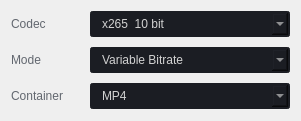
               <widget class="QWidget" name="layoutWidget">
                <property name="geometry">
                 <rect>
                  <x>40</x>
                  <y>10</y>
                  <width>301</width>
                  <height>121</height>
                 </rect>
                </property>
                <layout class="QHBoxLayout" name="horizontalLayout_5">
                 <property name="spacing">
                  <number>6</number>
                 </property>
                 <item>
                  <layout class="QVBoxLayout" name="verticalLayout_10">
                   <property name="spacing">
                    <number>10</number>
                   </property>
                   <item>
                    <widget class="QLabel" name="label_credits_15">
                     <property name="minimumSize">
                      <size>
                       <width>0</width>
                       <height>26</height>
                      </size>
                     </property>
                     <property name="maximumSize">
                      <size>
                       <width>3840</width>
                       <height>26</height>
                      </size>
                     </property>
                     <property name="autoFillBackground">
                      <bool>false</bool>
                     </property>
                     <property name="styleSheet">
                      <string notr="true">color: rgb(98, 103, 111);</string>
                     </property>
                     <property name="frameShadow">
                      <enum>QFrame::Plain</enum>
                     </property>
                     <property name="text">
                      <string>Codec</string>
                     </property>
                    </widget>
                   </item>
                   <item>
                    <widget class="QLabel" name="label_credits_18">
                     <property name="minimumSize">
                      <size>
                       <width>0</width>
                       <height>26</height>
                      </size>
                     </property>
                     <property name="maximumSize">
                      <size>
                       <width>16777215</width>
                       <height>26</height>
                      </size>
                     </property>
                     <property name="styleSheet">
                      <string notr="true">color: rgb(98, 103, 111);</string>
                     </property>
                     <property name="text">
                      <string>Mode</string>
                     </property>
                    </widget>
                   </item>
                   <item>
                    <widget class="QLabel" name="label_credits_17">
                     <property name="minimumSize">
                      <size>
                       <width>0</width>
                       <height>26</height>
                      </size>
                     </property>
                     <property name="maximumSize">
                      <size>
                       <width>3840</width>
                       <height>26</height>
                      </size>
                     </property>
                     <property name="styleSheet">
                      <string notr="true">color: rgb(98, 103, 111);</string>
                     </property>
                     <property name="text">
                      <string>Container</string>
                     </property>
                    </widget>
                   </item>
                   <item>
                    <spacer name="verticalSpacer_3">
                     <property name="orientation">
                      <enum>Qt::Vertical</enum>
                     </property>
                     <property name="sizeHint" stdset="0">
                      <size>
                       <width>20</width>
                       <height>40</height>
                      </size>
                     </property>
                    </spacer>
                   </item>
                  </layout>
                 </item>
                 <item>
                  <layout class="QVBoxLayout" name="verticalLayout_9">
                   <property name="spacing">
                    <number>10</number>
                   </property>
                   <item>
                    <widget class="QComboBox" name="comboBox_codec">
                     <property name="enabled">
                      <bool>true</bool>
                     </property>
                     <property name="minimumSize">
                      <size>
                       <width>200</width>
                       <height>26</height>
                      </size>
                     </property>
                     <property name="maximumSize">
                      <size>
                       <width>200</width>
                       <height>26</height>
                      </size>
                     </property>
                     <property name="focusPolicy">
                      <enum>Qt::WheelFocus</enum>
                     </property>
                     <property name="autoFillBackground">
                      <bool>false</bool>
                     </property>
                     <property name="styleSheet">
                      <string notr="true">QComboBox{
	color: rgb(210, 210, 210);
	background-color: rgb(27, 29, 35);
	border-radius: 3px;
	border: 2px solid rgb(27, 29, 35);
	padding: 3px;
	padding-left: 10px;
}
QComboBox:disabled{
	color: rgb(98, 103, 111);
	background-color: rgb(27, 29, 35);
	border-radius: 3px;
	border: 2px solid rgb(27, 29, 35);
	padding: 3px;
	padding-left: 10px;
}
QComboBox:hover{
	border: 2px solid rgb(64, 71, 88);
}
QComboBox::drop-down {
	subcontrol-origin: padding;
	subcontrol-position: top right;
	width: 25px; 
	border-left-width: 3px;
	border-left-color: rgba(39, 44, 54, 150);
	border-left-style: solid;
	border-top-right-radius: 3px;
	border-bottom-right-radius: 3px;	
	background-image: url(:/16x16/icons/16x16/cil-arrow-bottom.png);
	background-position: center;
	background-repeat: no-reperat;
 }
QComboBox QAbstractItemView {
	color: rgb(85, 170, 255);	
	background-color: rgb(27, 29, 35);
	padding: 10px;
	selection-background-color: rgb(39, 44, 54);
}</string>
                     </property>
                     <property name="maxVisibleItems">
                      <number>15</number>
                     </property>
                     <property name="maxCount">
                      <number>20</number>
                     </property>
                     <property name="iconSize">
                      <size>
                       <width>16</width>
                       <height>16</height>
                      </size>
                     </property>
                     <property name="placeholderText">
                      <string notr="true"/>
                     </property>
                     <property name="frame">
                      <bool>true</bool>
                     </property>
                     <item>
                      <property name="text">
                       <string>x265  10 bit</string>
                      </property>
                     </item>
                     <item>
                      <property name="text">
                       <string>x265  8 bit</string>
                      </property>
                     </item>
                     <item>
                      <property name="text">
                       <string>x264  8 bit</string>
                      </property>
                     </item>
                     <item>
                      <property name="text">
                       <string>x265  NVENC 10 bit</string>
                      </property>
                     </item>
                     <item>
                      <property name="text">
                       <string>x265  NVENC 8 bit</string>
                      </property>
                     </item>
                     <item>
                      <property name="text">
                       <string>x264  NVENC 8 bit</string>
                      </property>
                     </item>
                     <item>
                      <property name="text">
                       <string>VP9  10 bit</string>
                      </property>
                     </item>
                     <item>
                      <property name="text">
                       <string>AV1  10 bit</string>
                      </property>
                     </item>
                     <item>
                      <property name="text">
                       <string>ProRes HQ</string>
                      </property>
                     </item>
                     <item>
                      <property name="text">
                       <string>ProRes 4444</string>
                      </property>
                     </item>
                     <item>
                      <property name="text">
                       <string>DNxHR HQX</string>
                      </property>
                     </item>
                     <item>
                      <property name="text">
                       <string>From source</string>
                      </property>
                     </item>
                    </widget>
                   </item>
                   <item>
                    <widget class="QComboBox" name="comboBox_mode">
                     <property name="enabled">
                      <bool>true</bool>
                     </property>
                     <property name="minimumSize">
                      <size>
                       <width>200</width>
                       <height>26</height>
                      </size>
                     </property>
                     <property name="maximumSize">
                      <size>
                       <width>200</width>
                       <height>26</height>
                      </size>
                     </property>
                     <property name="autoFillBackground">
                      <bool>false</bool>
                     </property>
                     <property name="styleSheet">
                      <string notr="true">QComboBox{
	color: rgb(210, 210, 210);
	background-color: rgb(27, 29, 35);
	border-radius: 3px;
	border: 2px solid rgb(27, 29, 35);
	padding: 3px;
	padding-left: 10px;
}
QComboBox:disabled{
	color: rgb(98, 103, 111);
	background-color: rgb(27, 29, 35);
	border-radius: 3px;
	border: 2px solid rgb(27, 29, 35);
	padding: 3px;
	padding-left: 10px;
}
QComboBox:hover{
	border: 2px solid rgb(64, 71, 88);
}
QComboBox::drop-down {
	subcontrol-origin: padding;
	subcontrol-position: top right;
	width: 25px; 
	border-left-width: 3px;
	border-left-color: rgba(39, 44, 54, 150);
	border-left-style: solid;
	border-top-right-radius: 3px;
	border-bottom-right-radius: 3px;	
	background-image: url(:/16x16/icons/16x16/cil-arrow-bottom.png);
	background-position: center;
	background-repeat: no-reperat;
 }
QComboBox QAbstractItemView {
	color: rgb(85, 170, 255);	
	background-color: rgb(27, 29, 35);
	padding: 10px;
	selection-background-color: rgb(39, 44, 54);
}</string>
                     </property>
                     <property name="currentIndex">
                      <number>2</number>
                     </property>
                     <property name="maxCount">
                      <number>20</number>
                     </property>
                     <property name="iconSize">
                      <size>
                       <width>16</width>
                       <height>16</height>
                      </size>
                     </property>
                     <property name="placeholderText">
                      <string notr="true"/>
                     </property>
                     <property name="frame">
                      <bool>true</bool>
                     </property>
                     <item>
                      <property name="text">
                       <string>Constant Bitrate</string>
                      </property>
                     </item>
                     <item>
                      <property name="text">
                       <string>Average Bitrate</string>
                      </property>
                     </item>
                     <item>
                      <property name="text">
                       <string>Variable Bitrate</string>
                      </property>
                     </item>
                     <item>
                      <property name="text">
                       <string>Constant Rate Factor</string>
                      </property>
                     </item>
                     <item>
                      <property name="text">
                       <string>Constant QP</string>
                      </property>
                     </item>
                    </widget>
                   </item>
                   <item>
                    <widget class="QComboBox" name="comboBox_container">
                     <property name="enabled">
                      <bool>true</bool>
                     </property>
                     <property name="minimumSize">
                      <size>
                       <width>200</width>
                       <height>26</height>
                      </size>
                     </property>
                     <property name="maximumSize">
                      <size>
                       <width>200</width>
                       <height>26</height>
                      </size>
                     </property>
                     <property name="autoFillBackground">
                      <bool>false</bool>
                     </property>
                     <property name="styleSheet">
                      <string notr="true">QComboBox{
	color: rgb(210, 210, 210);
	background-color: rgb(27, 29, 35);
	border-radius: 3px;
	border: 2px solid rgb(27, 29, 35);
	padding: 3px;
	padding-left: 10px;
}
QComboBox:disabled{
	color: rgb(98, 103, 111);
	background-color: rgb(27, 29, 35);
	border-radius: 3px;
	border: 2px solid rgb(27, 29, 35);
	padding: 3px;
	padding-left: 10px;
}
QComboBox:hover{
	border: 2px solid rgb(64, 71, 88);
}
QComboBox::drop-down {
	subcontrol-origin: padding;
	subcontrol-position: top right;
	width: 25px; 
	border-left-width: 3px;
	border-left-color: rgba(39, 44, 54, 150);
	border-left-style: solid;
	border-top-right-radius: 3px;
	border-bottom-right-radius: 3px;	
	background-image: url(:/16x16/icons/16x16/cil-arrow-bottom.png);
	background-position: center;
	background-repeat: no-reperat;
 }
QComboBox QAbstractItemView {
	color: rgb(85, 170, 255);	
	background-color: rgb(27, 29, 35);
	padding: 10px;
	selection-background-color: rgb(39, 44, 54);
}</string>
                     </property>
                     <property name="currentIndex">
                      <number>2</number>
                     </property>
                     <property name="maxCount">
                      <number>20</number>
                     </property>
                     <property name="iconSize">
                      <size>
                       <width>16</width>
                       <height>16</height>
                      </size>
                     </property>
                     <property name="placeholderText">
                      <string notr="true"/>
                     </property>
                     <property name="frame">
                      <bool>true</bool>
                     </property>
                     <item>
                      <property name="text">
                       <string>MKV</string>
                      </property>
                     </item>
                     <item>
                      <property name="text">
                       <string>MOV</string>
                      </property>
                     </item>
                     <item>
                      <property name="text">
                       <string>MP4</string>
                      </property>
                     </item>
                    </widget>
                   </item>
                   <item>
                    <spacer name="verticalSpacer_4">
                     <property name="orientation">
                      <enum>Qt::Vertical</enum>
                     </property>
                     <property name="sizeHint" stdset="0">
                      <size>
                       <width>20</width>
                       <height>40</height>
                      </size>
                     </property>
                    </spacer>
                   </item>
                  </layout>
                 </item>
                </layout>
               </widget>
